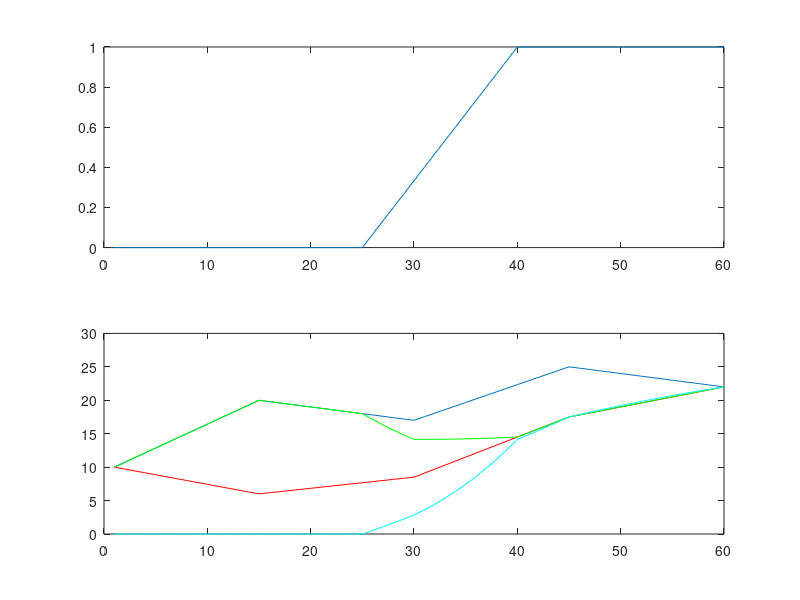

Reproduce this figure in MATLAB. (Note: this script raises an error after producing the figure.)
%% N Base
N = linspace(10,20,15);
tmp = linspace(20,17,16);
N = [N tmp(2:end)];
tmp = linspace(17,25,16);
N = [N tmp(2:end)];
tmp = linspace(25,22,16);
N = [N tmp(2:end)];

%% N reduced
Nred = linspace(10,0.3*20,15);
tmp = linspace(0.3*20,0.5*17,16);
Nred = [Nred tmp(2:end)];
tmp = linspace(0.5*17,25*0.7,16);
Nred = [Nred tmp(2:end)];
tmp = linspace(25*0.7,22,16);
Nred = [Nred tmp(2:end)];
%%
pp = linspace(1,0.3,15);
tmp = linspace(0.3,0.5,16);
pp = [pp tmp(2:end)];
tmp = linspace(0.5,0.7,16);
pp = [pp tmp(2:end)];
tmp = linspace(0.7,1,16);
pp = [pp tmp(2:end)];
%%
clf
a = zeros(1,length(N));
a(25:40) = linspace(0,1,16);
a(41:end) = 1;
subplot(2,1,1);plot(a)
subplot(2,1,2);plot(N)
subplot(2,1,2);hold on
ylim([0 30])
subplot(2,1,2);plot(Nred,'r')
subplot(2,1,2);plot(N.*(1-a)+ Nred.*a,'g')
subplot(2,1,2);plot(N.*a.*pp,'c')
%% Read test client results
fid = fopen('CPP\TestClient\TestClient\testClientResults.dat','r');
CC = textscan(fid,'%f');
fclose(fid);
Conc = reshape(CC{1,1},155,3575)';
pp = prctile(Conc,[5 10:10:90 95],1);
%plot(Conc','color',[0.5 0.5 0.5])
figure(2)
plot(pp')



